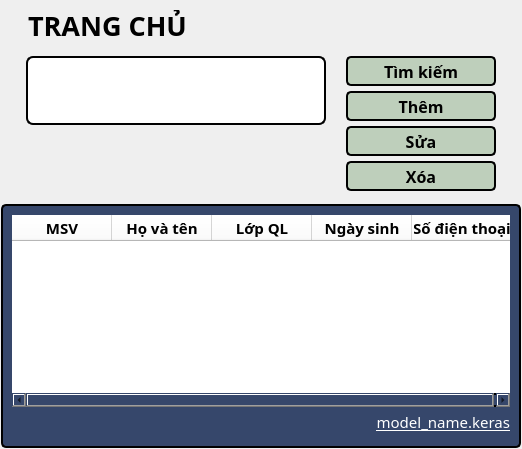
            <widget class="QWidget" name="reports_list_page">
             <layout class="QVBoxLayout" name="verticalLayout_29">
              <property name="spacing">
               <number>3</number>
              </property>
              <property name="leftMargin">
               <number>1</number>
              </property>
              <property name="topMargin">
               <number>1</number>
              </property>
              <property name="rightMargin">
               <number>1</number>
              </property>
              <property name="bottomMargin">
               <number>1</number>
              </property>
              <item>
               <widget class="QWidget" name="home_controllers_3" native="true">
                <property name="maximumSize">
                 <size>
                  <width>16777215</width>
                  <height>200</height>
                 </size>
                </property>
                <property name="autoFillBackground">
                 <bool>false</bool>
                </property>
                <layout class="QVBoxLayout" name="verticalLayout_25">
                 <property name="spacing">
                  <number>0</number>
                 </property>
                 <property name="bottomMargin">
                  <number>0</number>
                 </property>
                 <item>
                  <widget class="QLabel" name="home_name_label_3">
                   <property name="minimumSize">
                    <size>
                     <width>0</width>
                     <height>30</height>
                    </size>
                   </property>
                   <property name="maximumSize">
                    <size>
                     <width>16777215</width>
                     <height>30</height>
                    </size>
                   </property>
                   <property name="font">
                    <font>
                     <family>Cascadia Mono SemiBold</family>
                     <pointsize>20</pointsize>
                     <weight>75</weight>
                     <bold>true</bold>
                     <underline>false</underline>
                     <strikeout>false</strikeout>
                    </font>
                   </property>
                   <property name="layoutDirection">
                    <enum>Qt::LeftToRight</enum>
                   </property>
                   <property name="styleSheet">
                    <string notr="true">color: rgb(0, 0, 0);
padding-left: 10px;
font-weight: bold;
font-size: 20pt;</string>
                   </property>
                   <property name="text">
                    <string>TRANG CHỦ</string>
                   </property>
                   <property name="alignment">
                    <set>Qt::AlignLeading|Qt::AlignLeft|Qt::AlignVCenter</set>
                   </property>
                  </widget>
                 </item>
                 <item>
                  <widget class="QWidget" name="widget_13" native="true">
                   <property name="minimumSize">
                    <size>
                     <width>0</width>
                     <height>150</height>
                    </size>
                   </property>
                   <layout class="QHBoxLayout" name="horizontalLayout_12">
                    <property name="bottomMargin">
                     <number>0</number>
                    </property>
                    <item>
                     <widget class="QWidget" name="widget_14" native="true">
                      <layout class="QVBoxLayout" name="verticalLayout_26">
                       <property name="spacing">
                        <number>5</number>
                       </property>
                       <property name="leftMargin">
                        <number>7</number>
                       </property>
                       <property name="topMargin">
                        <number>7</number>
                       </property>
                       <property name="rightMargin">
                        <number>7</number>
                       </property>
                       <property name="bottomMargin">
                        <number>7</number>
                       </property>
                       <item>
                        <widget class="QLineEdit" name="home_class_input_3">
                         <property name="sizePolicy">
                          <sizepolicy hsizetype="Expanding" vsizetype="Expanding">
                           <horstretch>0</horstretch>
                           <verstretch>0</verstretch>
                          </sizepolicy>
                         </property>
                         <property name="minimumSize">
                          <size>
                           <width>300</width>
                           <height>30</height>
                          </size>
                         </property>
                         <property name="font">
                          <font>
                           <family>Cascadia Code</family>
                           <pointsize>10</pointsize>
                          </font>
                         </property>
                         <property name="styleSheet">
                          <string notr="true">background-color: rgb(255, 255, 255);
border-radius: 7px;
border: 2px solid #000;</string>
                         </property>
                         <property name="inputMask">
                          <string/>
                         </property>
                         <property name="text">
                          <string/>
                         </property>
                        </widget>
                       </item>
                       <item>
                        <spacer name="verticalSpacer_8">
                         <property name="orientation">
                          <enum>Qt::Vertical</enum>
                         </property>
                         <property name="sizeHint" stdset="0">
                          <size>
                           <width>20</width>
                           <height>46</height>
                          </size>
                         </property>
                        </spacer>
                       </item>
                      </layout>
                     </widget>
                    </item>
                    <item>
                     <widget class="QWidget" name="widget_15" native="true">
                      <property name="minimumSize">
                       <size>
                        <width>150</width>
                        <height>0</height>
                       </size>
                      </property>
                      <layout class="QVBoxLayout" name="verticalLayout_27">
                       <property name="spacing">
                        <number>5</number>
                       </property>
                       <property name="leftMargin">
                        <number>7</number>
                       </property>
                       <property name="topMargin">
                        <number>7</number>
                       </property>
                       <property name="rightMargin">
                        <number>7</number>
                       </property>
                       <property name="bottomMargin">
                        <number>7</number>
                       </property>
                       <item>
                        <widget class="QPushButton" name="home_search_btn_3">
                         <property name="minimumSize">
                          <size>
                           <width>150</width>
                           <height>30</height>
                          </size>
                         </property>
                         <property name="maximumSize">
                          <size>
                           <width>10</width>
                           <height>30</height>
                          </size>
                         </property>
                         <property name="font">
                          <font>
                           <family>Cascadia Code</family>
                           <pointsize>12</pointsize>
                           <weight>75</weight>
                           <bold>true</bold>
                          </font>
                         </property>
                         <property name="styleSheet">
                          <string notr="true">background-color: rgb(190,207,187);
color: rgb(0,0,0);
border-radius: 5px;
border: 2px solid #000;
font-weight: bold;
font-size: 12pt;</string>
                         </property>
                         <property name="text">
                          <string>Tìm kiếm</string>
                         </property>
                         <property name="iconSize">
                          <size>
                           <width>25</width>
                           <height>25</height>
                          </size>
                         </property>
                        </widget>
                       </item>
                       <item>
                        <widget class="QPushButton" name="home_train_btn_3">
                         <property name="minimumSize">
                          <size>
                           <width>150</width>
                           <height>30</height>
                          </size>
                         </property>
                         <property name="maximumSize">
                          <size>
                           <width>150</width>
                           <height>30</height>
                          </size>
                         </property>
                         <property name="font">
                          <font>
                           <family>Cascadia Code</family>
                           <pointsize>12</pointsize>
                           <weight>75</weight>
                           <bold>true</bold>
                          </font>
                         </property>
                         <property name="styleSheet">
                          <string notr="true">background-color: rgb(190,207,187);
color: rgb(0,0,0);
border-radius: 5px;
border: 2px solid #000;
font-weight: bold;
font-size: 12pt;</string>
                         </property>
                         <property name="text">
                          <string>Thêm</string>
                         </property>
                         <property name="icon">
                          <iconset>
                           <normaloff>:/icons/zap.svg</normaloff>:/icons/zap.svg</iconset>
                         </property>
                         <property name="iconSize">
                          <size>
                           <width>25</width>
                           <height>25</height>
                          </size>
                         </property>
                        </widget>
                       </item>
                       <item>
                        <widget class="QPushButton" name="home_train_btn_4">
                         <property name="minimumSize">
                          <size>
                           <width>150</width>
                           <height>30</height>
                          </size>
                         </property>
                         <property name="maximumSize">
                          <size>
                           <width>150</width>
                           <height>30</height>
                          </size>
                         </property>
                         <property name="font">
                          <font>
                           <family>Cascadia Code</family>
                           <pointsize>12</pointsize>
                           <weight>75</weight>
                           <bold>true</bold>
                          </font>
                         </property>
                         <property name="styleSheet">
                          <string notr="true">background-color: rgb(190,207,187);
color: rgb(0,0,0);
border-radius: 5px;
border: 2px solid #000;
font-weight: bold;
font-size: 12pt;</string>
                         </property>
                         <property name="text">
                          <string>Sửa</string>
                         </property>
                         <property name="icon">
                          <iconset>
                           <normaloff>:/icons/zap.svg</normaloff>:/icons/zap.svg</iconset>
                         </property>
                         <property name="iconSize">
                          <size>
                           <width>25</width>
                           <height>25</height>
                          </size>
                         </property>
                        </widget>
                       </item>
                       <item>
                        <widget class="QPushButton" name="home_train_btn_5">
                         <property name="minimumSize">
                          <size>
                           <width>150</width>
                           <height>30</height>
                          </size>
                         </property>
                         <property name="maximumSize">
                          <size>
                           <width>150</width>
                           <height>30</height>
                          </size>
                         </property>
                         <property name="font">
                          <font>
                           <family>Cascadia Code</family>
                           <pointsize>12</pointsize>
                           <weight>75</weight>
                           <bold>true</bold>
                          </font>
                         </property>
                         <property name="styleSheet">
                          <string notr="true">background-color: rgb(190,207,187);
color: rgb(0,0,0);
border-radius: 5px;
border: 2px solid #000;
font-weight: bold;
font-size: 12pt;</string>
                         </property>
                         <property name="text">
                          <string>Xóa</string>
                         </property>
                         <property name="icon">
                          <iconset>
                           <normaloff>:/icons/zap.svg</normaloff>:/icons/zap.svg</iconset>
                         </property>
                         <property name="iconSize">
                          <size>
                           <width>25</width>
                           <height>25</height>
                          </size>
                         </property>
                        </widget>
                       </item>
                       <item>
                        <spacer name="verticalSpacer_9">
                         <property name="orientation">
                          <enum>Qt::Vertical</enum>
                         </property>
                         <property name="sizeHint" stdset="0">
                          <size>
                           <width>20</width>
                           <height>40</height>
                          </size>
                         </property>
                        </spacer>
                       </item>
                      </layout>
                     </widget>
                    </item>
                   </layout>
                  </widget>
                 </item>
                </layout>
               </widget>
              </item>
              <item>
               <widget class="QWidget" name="home_view_3" native="true">
                <property name="font">
                 <font>
                  <family>Cascadia Code</family>
                 </font>
                </property>
                <property name="styleSheet">
                 <string notr="true">border-radius: 5px;
background-color:rgb(54, 71, 107); 
border-radius: 5px;
border: 2px solid #000;
</string>
                </property>
                <layout class="QVBoxLayout" name="verticalLayout_24">
                 <property name="spacing">
                  <number>0</number>
                 </property>
                 <property name="leftMargin">
                  <number>11</number>
                 </property>
                 <property name="topMargin">
                  <number>11</number>
                 </property>
                 <property name="rightMargin">
                  <number>11</number>
                 </property>
                 <property name="bottomMargin">
                  <number>11</number>
                 </property>
                 <item>
                  <widget class="QTableWidget" name="home_table_3">
                   <property name="font">
                    <font>
                     <family>Cascadia Code</family>
                    </font>
                   </property>
                   <property name="styleSheet">
                    <string notr="true">border-radius: 5px;
border: 0px;
background-color: rgb(255, 255, 255);</string>
                   </property>
                   <property name="verticalScrollMode">
                    <enum>QAbstractItemView::ScrollPerPixel</enum>
                   </property>
                   <property name="horizontalScrollMode">
                    <enum>QAbstractItemView::ScrollPerPixel</enum>
                   </property>
                   <column>
                    <property name="text">
                     <string>MSV</string>
                    </property>
                    <property name="font">
                     <font>
                      <family>Cascadia Code</family>
                      <pointsize>11</pointsize>
                      <weight>75</weight>
                      <bold>true</bold>
                     </font>
                    </property>
                    <property name="textAlignment">
                     <set>AlignCenter</set>
                    </property>
                    <property name="background">
                     <color>
                      <red>0</red>
                      <green>0</green>
                      <blue>0</blue>
                     </color>
                    </property>
                   </column>
                   <column>
                    <property name="text">
                     <string>Họ và tên</string>
                    </property>
                    <property name="font">
                     <font>
                      <family>Cascadia Code</family>
                      <pointsize>11</pointsize>
                      <weight>75</weight>
                      <bold>true</bold>
                     </font>
                    </property>
                    <property name="textAlignment">
                     <set>AlignCenter</set>
                    </property>
                   </column>
                   <column>
                    <property name="text">
                     <string>Lớp QL</string>
                    </property>
                    <property name="font">
                     <font>
                      <family>Cascadia Code</family>
                      <pointsize>11</pointsize>
                      <weight>75</weight>
                      <bold>true</bold>
                     </font>
                    </property>
                    <property name="textAlignment">
                     <set>AlignCenter</set>
                    </property>
                   </column>
                   <column>
                    <property name="text">
                     <string>Ngày sinh</string>
                    </property>
                    <property name="font">
                     <font>
                      <family>Cascadia Code</family>
                      <pointsize>11</pointsize>
                      <weight>75</weight>
                      <bold>true</bold>
                     </font>
                    </property>
                    <property name="textAlignment">
                     <set>AlignCenter</set>
                    </property>
                   </column>
                   <column>
                    <property name="text">
                     <string>Số điện thoại</string>
                    </property>
                    <property name="font">
                     <font>
                      <family>Cascadia Code</family>
                      <pointsize>11</pointsize>
                      <weight>75</weight>
                      <bold>true</bold>
                     </font>
                    </property>
                    <property name="textAlignment">
                     <set>AlignCenter</set>
                    </property>
                   </column>
                  </widget>
                 </item>
                 <item>
                  <widget class="QLabel" name="model_name_label_3">
                   <property name="minimumSize">
                    <size>
                     <width>0</width>
                     <height>30</height>
                    </size>
                   </property>
                   <property name="font">
                    <font>
                     <family>Cascadia Code</family>
                     <pointsize>11</pointsize>
                     <underline>true</underline>
                    </font>
                   </property>
                   <property name="layoutDirection">
                    <enum>Qt::LeftToRight</enum>
                   </property>
                   <property name="styleSheet">
                    <string notr="true">color: rgb(255,255,255);

border-radius: 5px;
border: 0px solid ;</string>
                   </property>
                   <property name="text">
                    <string>model_name.keras</string>
                   </property>
                   <property name="alignment">
                    <set>Qt::AlignRight|Qt::AlignTrailing|Qt::AlignVCenter</set>
                   </property>
                  </widget>
                 </item>
                </layout>
               </widget>
              </item>
             </layout>
            </widget>
